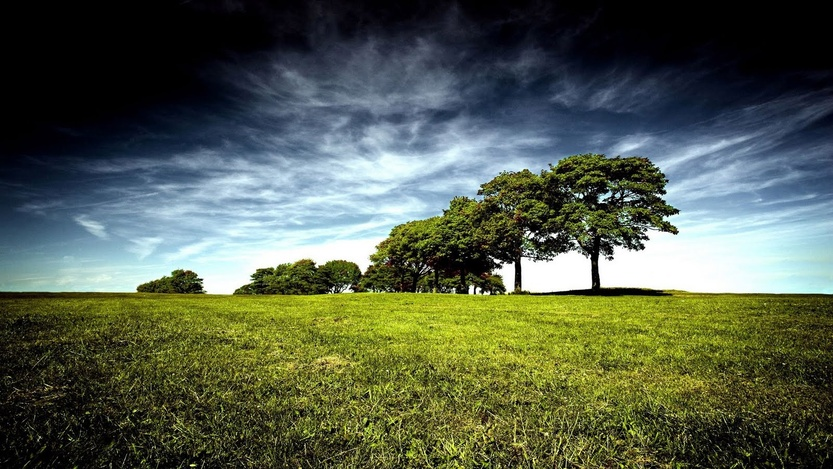
#> input picture Part 3/image1.jpg, 833 x 469 px, shrunk from 1600 x 900 before the run
$ python image-k-means.py image1.jpg
#> lines starting #> are read from the running program, lines starting #| are printed output that depends on the picture
import numpy as np
import cv2
import sys
import os


def segment_image(image,no_of_clusters):
    vectorized = image.reshape((-1, 3))
    z = np.float32(vectorized)
    criteria = (cv2.TERM_CRITERIA_EPS + cv2.TERM_CRITERIA_MAX_ITER, 10, 1.0)
    ret, label, center = cv2.kmeans(z, no_of_clusters, None, criteria, 10, cv2.KMEANS_RANDOM_CENTERS)
    center = np.uint8(center)
    res = center[label.flatten()]
    return res.reshape((image.shape))


def main(argv):
    no_of_clusters = 3  # hardcoded as 3
    img1 = cv2.imread('image1.jpg')
#> img1 is the input picture: shape (469, 833, 3); mean B, G, R 75.7, 93.3, 83.6
    img2 = cv2.imread('image2.jpg')
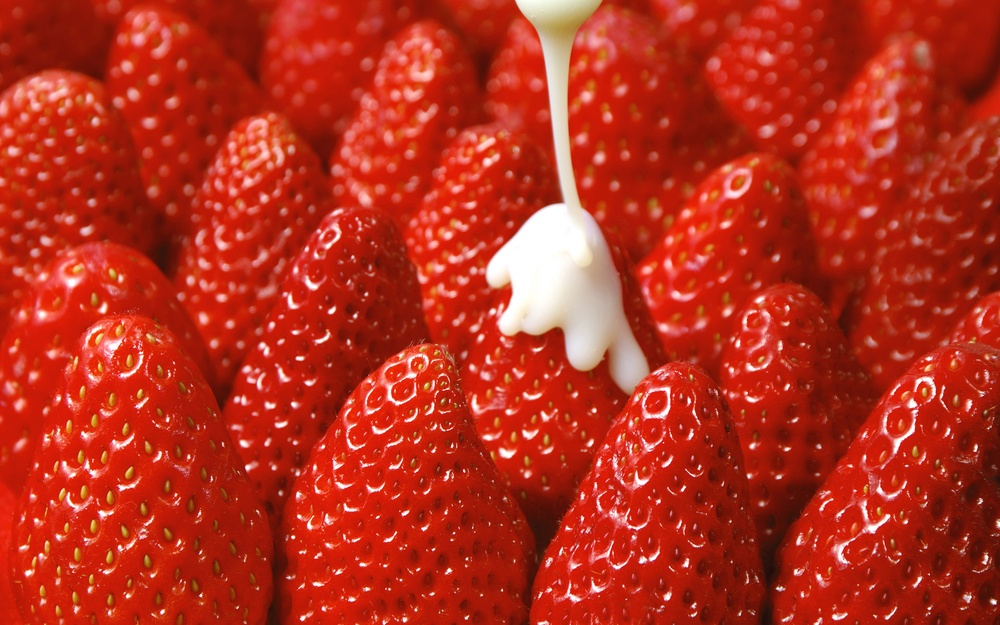
#> input picture Part 3/image2.jpg, 1000 x 625 px, shrunk from 1920 x 1200 before the run
#> img2 is the input picture: shape (625, 1000, 3); mean B, G, R 29.5, 47.8, 183.1
    img3 = cv2.imread('image3.jpg')
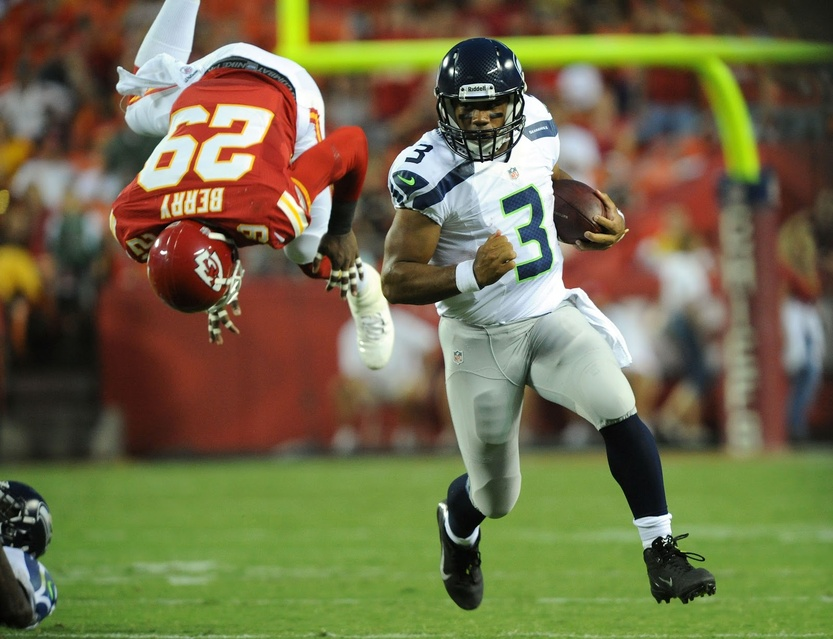
#> input picture Part 3/image3.jpg, 833 x 639 px, shrunk from 1600 x 1227 before the run
#> img3 is the input picture: shape (639, 833, 3); mean B, G, R 73.6, 108.4, 113.6

    # Segment the images
    result1 = segment_image(img1,no_of_clusters)
#> in segment_image, `ret, label, center = cv2.kmeans(z, no_of_clusters, None, criteria, 10,..`: ret = 1.18e+09; center = [[224.7, 216.7, 191.1], [73.74, 123.3, 112.5], [20.61, 24.57, 21.81]]
#> in segment_image, `center = np.uint8(center)`: center = [[224, 216, 191], [73, 123, 112], [20, 24, 21]]
#> in segment_image, `return res.reshape((image.shape))`:
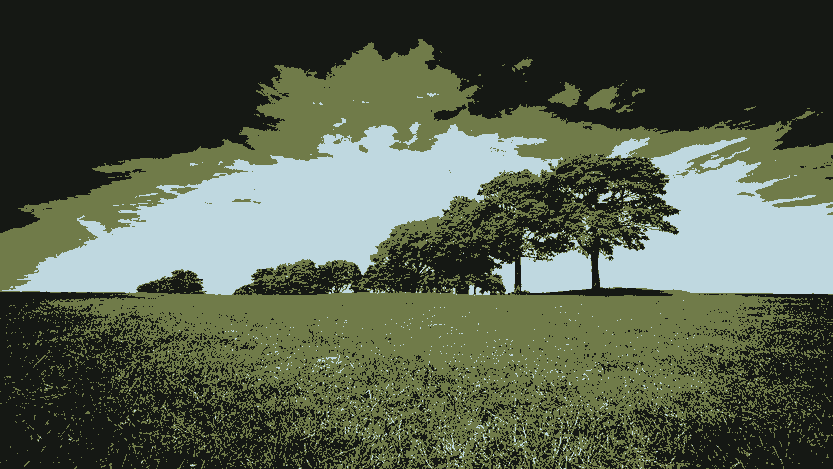
#> returned value: shape (469, 833, 3); mean of channels 0, 1, 2 75, 92.8, 83.1; drawn as B, G, R
    result2 = segment_image(img2,no_of_clusters)
#> call 2 of segment_image, with no_of_clusters = 3
#> in segment_image (call 2), `ret, label, center = cv2.kmeans(z, no_of_clusters, None, criteria, 10,..`: ret = 867985620.5; center = [[21.86, 43.55, 202.3], [7.9, 23.72, 146], [162.7, 173.5, 234.4]]
#> in segment_image (call 2), `center = np.uint8(center)`: center = [[21, 43, 202], [7, 23, 146], [162, 173, 234]]
#> in segment_image (call 2), `return res.reshape((image.shape))`:
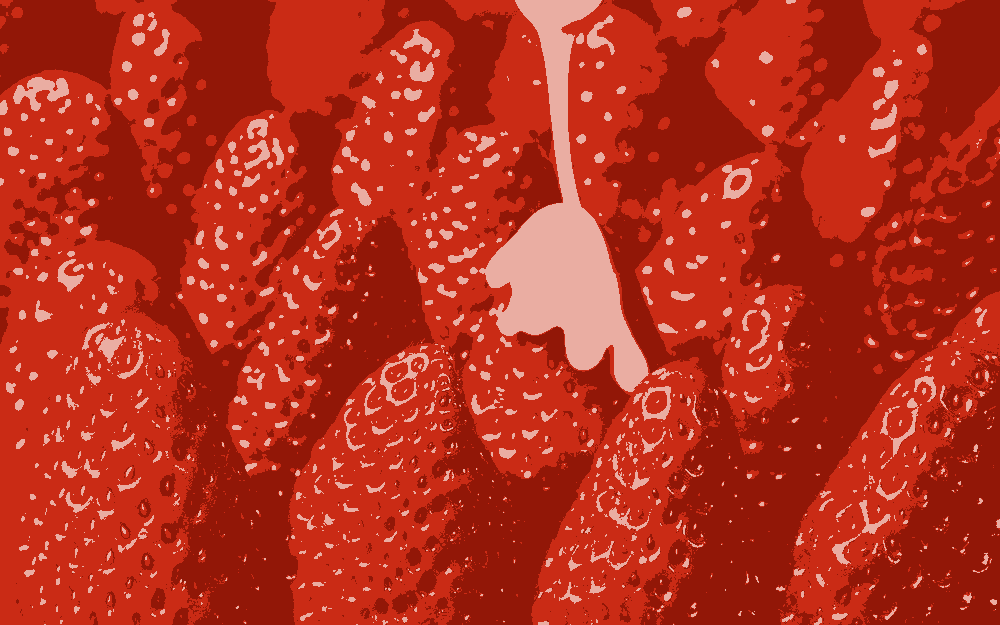
#> returned value: shape (625, 1000, 3); mean of channels 0, 1, 2 28.6, 47.2, 182.9; drawn as B, G, R
    result3 = segment_image(img3,no_of_clusters)
#> call 3 of segment_image, with no_of_clusters = 3
#> in segment_image (call 3), `ret, label, center = cv2.kmeans(z, no_of_clusters, None, criteria, 10,..`: ret = 1.25e+09; center = [[73.79, 140.9, 125.5], [202.7, 208.1, 197.7], [38.33, 51.07, 79.63]]
#> in segment_image (call 3), `center = np.uint8(center)`: center = [[73, 140, 125], [202, 208, 197], [38, 51, 79]]
#> in segment_image (call 3), `return res.reshape((image.shape))`:
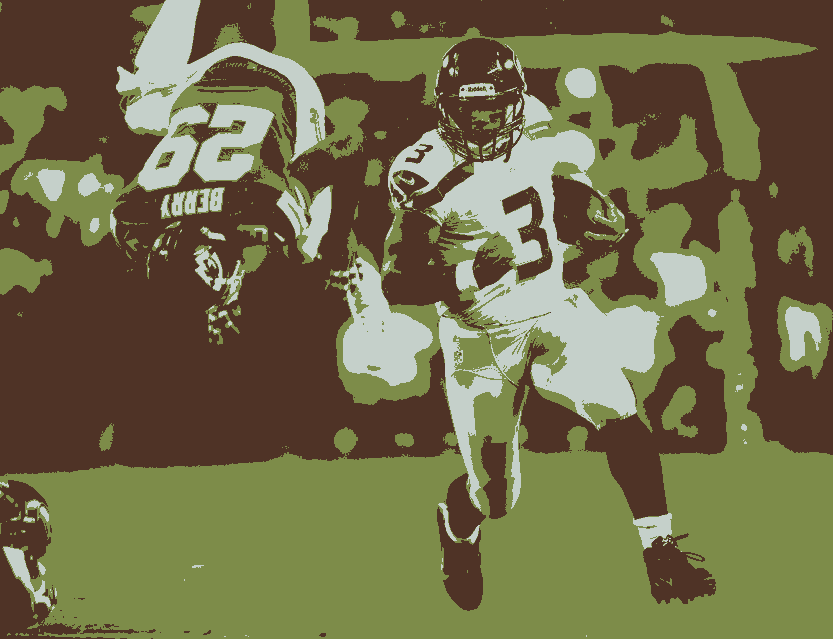
#> returned value: shape (639, 833, 3); mean of channels 0, 1, 2 73, 108, 113; drawn as B, G, R

    # output the results
    d = 'clusteredImages'
    if not os.path.exists(d):
        os.mkdir(d)
    os.chdir(d)
    cv2.imwrite('image1.jpg', result1)
    cv2.imwrite('image2.jpg', result2)
    cv2.imwrite('image3.jpg', result3)

if __name__ == "__main__":
    main(sys.argv)
